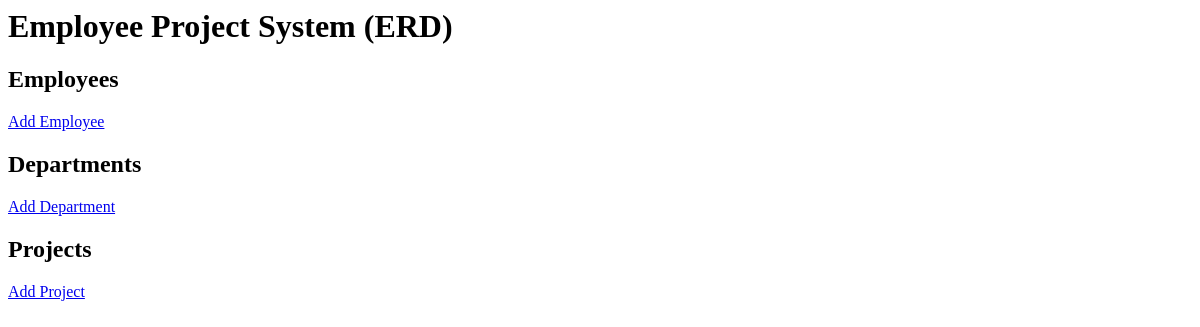
Before: / with the older database file.
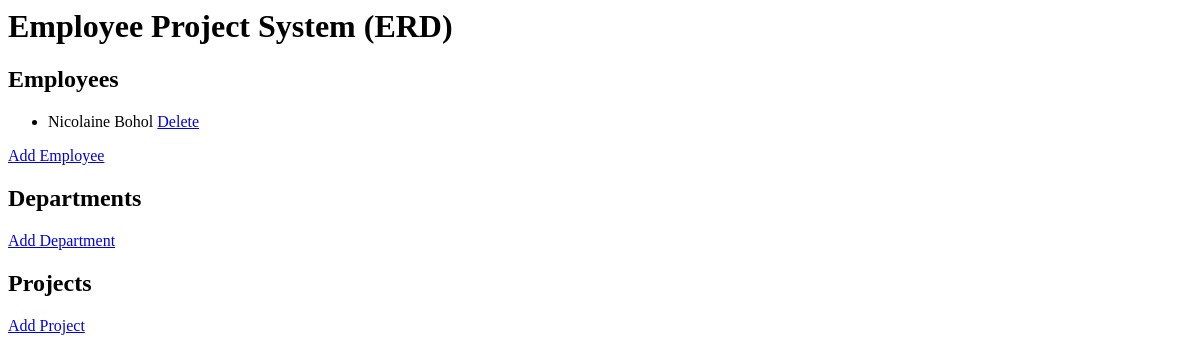
After: the same page with the newer database file.
### management/models.py (models this page shows, shortened)
class Employee(models.Model):
    employee_id = models.AutoField(primary_key=True)
    name = models.CharField(max_length=100)
    projects = models.ManyToManyField(Project, through='EmployeeProject')

### management/views.py (the view)
# urls.py: path('', views.dashboard, name='dashboard'),
def dashboard(request):
    employees = Employee.objects.all()
    projects = Project.objects.all()
    departments = Department.objects.all()
    assignments = EmployeeProject.objects.all()
    return render(request, 'dashboard.html', {
        'employees': employees,
        'projects': projects,
        'departments': departments,
        'assignments': assignments
    })

### management/templates/dashboard.html (shortened to what this page needs)
<h1>Employee Project System (ERD)</h1>
<h2>Employees</h2>
<ul>
{% for e in employees %}
  <li>{{ e.name }}
  <a href="{% url 'delete_employee' e.employee_id %}">Delete</a></li>
{% endfor %}
</ul>
<a href="{% url 'add_employee' %}">Add Employee</a>
<h2>Departments</h2>
<a href="{% url 'add_department' %}">Add Department</a>
<h2>Projects</h2>
<a href="{% url 'add_project' %}">Add Project</a>

Changed rows visible on the page:
added Employee: name "Nicolaine Bohol"
